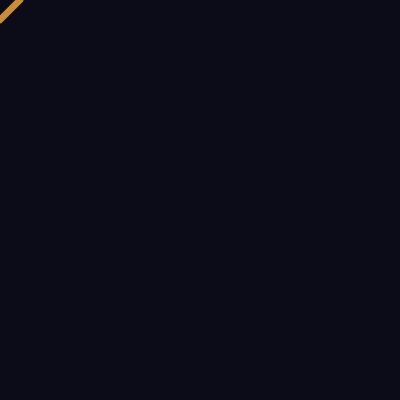
Frame 1 (no input)
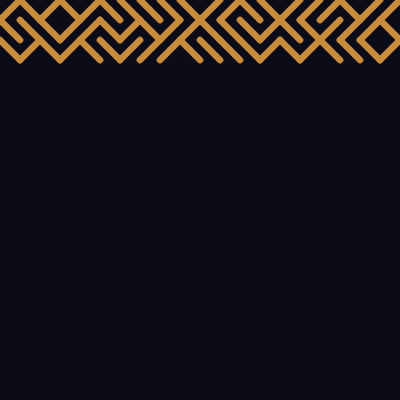
Frame 60 (no input)
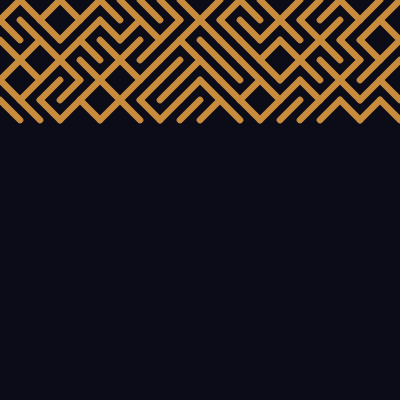
Frame 120 (the mouse pressed at the canvas centre since frame 60)

The p5.js sketch that drew these frames (run headless with seeded random() and noise() and a simulated clock; from frame 60 on, the mouse is pressed at the canvas centre):

// p5.js sketch
// ── sketch.js
const SIZE = 400
const GRID_SIZE = 20
const CELL_SIZE = SIZE / GRID_SIZE

let x = 0
let y = 0

function setup() {
  createCanvas(SIZE, SIZE)
  background(12, 12, 24)
  
  stroke(200, 140, 60)
  strokeWeight(CELL_SIZE/3)
}

function draw() {  
  if (random(1) < 0.5) {
    drawForwardSlash(x * CELL_SIZE, y * CELL_SIZE)
  } else {
    drawBackwardSlash(x * CELL_SIZE, y * CELL_SIZE)
  }
  
  x++
  if (x === GRID_SIZE) {
    x = 0
    y++
    if (y === GRID_SIZE) {
      y = 0
      noLoop()
    }
  }
}

function drawForwardSlash(x, y) {
  line(x, y, x + CELL_SIZE, y + CELL_SIZE)
}

function drawBackwardSlash(x, y) {
  line(x, y + CELL_SIZE, x + CELL_SIZE, y)
}
